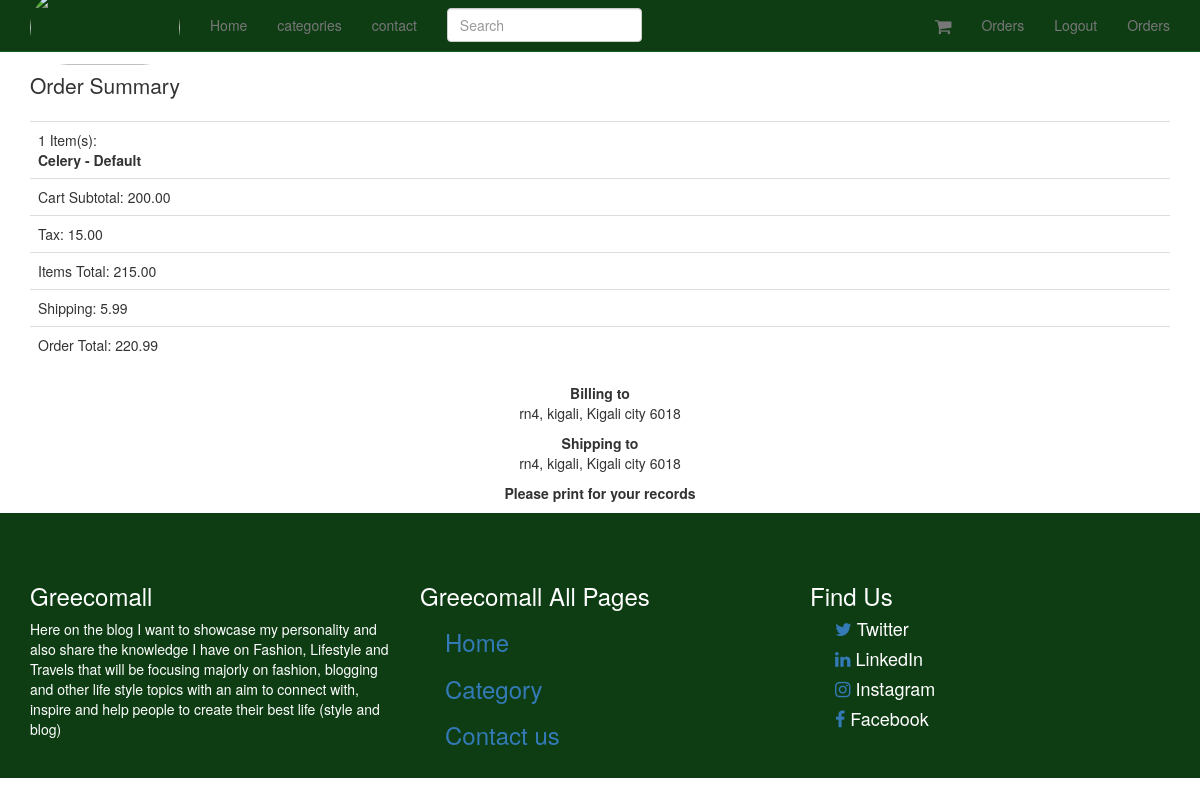
The page /orders/47/ (signed in) on the database its author committed.
### orders/models.py (models this page shows, shortened)
class Order(models.Model):
	status = models.CharField(max_length=120, choices=ORDER_STATUS_CHOICES, default='created')
	cart = models.ForeignKey(Cart)
	user = models.ForeignKey(UserCheckout, null=True)
	billing_address = models.ForeignKey(UserAddress, related_name='billing_address', null=True)
	shipping_address = models.ForeignKey(UserAddress, related_name='shipping_address', null=True)
	shipping_total_price = models.DecimalField(max_digits=50, decimal_places=2, default=5.99)
	order_total = models.DecimalField(max_digits=50, decimal_places=2, )

class UserAddress(models.Model):
	user = models.ForeignKey(UserCheckout, null=True, blank=True)
	type = models.CharField(max_length=120, choices=ADDRESS_TYPE, null=True, blank=True)
	street = models.CharField(max_length=120, null=True, blank=True)
	city = models.CharField(max_length=120, null=True, blank=True)
	state = models.CharField(max_length=120, null=True, blank=True)
	zipcode = models.CharField(max_length=120, null=True, blank=True)
	def get_address(self):
		return "%s, %s, %s %s" %(self.street, self.city, self.state, self.zipcode)

### cart/models.py (models this page shows, shortened)
class Cart(models.Model):
	user = models.ForeignKey(settings.AUTH_USER_MODEL, null=True, blank=True)
	items = models.ManyToManyField(Variation, through=CartItem)
	timestamp = models.DateTimeField(auto_now_add=True, auto_now=False)
	updated = models.DateTimeField(auto_now_add=False, auto_now=True)
	subtotal = models.DecimalField(max_digits=50, decimal_places=2, default=25.00)
	tax_percentage  = models.DecimalField(max_digits=10, decimal_places=5, default=0.085)
	tax_total = models.DecimalField(max_digits=50, decimal_places=2, default=25.00)
	total = models.DecimalField(max_digits=50, decimal_places=2, default=25.00)

class CartItem(models.Model):
	cart = models.ForeignKey("Cart")
	item = models.ForeignKey(Variation)
	quantity = models.PositiveIntegerField(default=1)
	line_item_total = models.DecimalField(max_digits=10, decimal_places=2)

### product/models.py (models this page shows, shortened)
class Variation(models.Model):
	product = models.ForeignKey(Product)
	title = models.CharField(max_length=120)
	price = models.DecimalField(decimal_places=2, max_digits=20)
	sale_price = models.DecimalField(decimal_places=2, max_digits=20, null=True, blank=True)
	active = models.BooleanField(default=True)
	inventory = models.IntegerField(null=True, blank=True) #refer none == unlimited amount
	def get_title(self):
		return "%s - %s" %(self.product.title, self.title)

class Product(models.Model):
	title = models.CharField(max_length=120)
	description = models.TextField(blank=True, null=True)
	price = models.DecimalField(decimal_places=2, max_digits=20)
	active = models.BooleanField(default=True)
	categories = models.ManyToManyField('Category', blank=True)
	default = models.ForeignKey('Category', related_name='default_category', null=True, blank=True)
	objects = ProductManager()
	class Meta:
		ordering = ["-title"]

### orders/views.py (the view)
# urls.py: url(r'^orders/(?P<pk>\d+)/$', OrderDetail.as_view(), name='order_detail'),
class OrderDetail(DetailView):
	model = Order
	def dispatch(self, request, *args, **kwargs):
		try:
			user_check_id = self.request.session.get("user_checkout_id")
			user_checkout = UserCheckout.objects.get(id=user_check_id)
		except UserCheckout.DoesNotExist:
			user_checkout = UserCheckout.objects.get(user=request.user)
		except:
			user_checkout = None
		obj = self.get_object()
		if obj.user == user_checkout and user_checkout is not None:
			return super(OrderDetail, self).dispatch(request, *args, **kwargs)
		else:
			raise Http404

### orders/templates/orders/order_detail.html
 {% extends "base.html" %} {% block content %}
  {% include "orders/order_summary_short.html" with order=order %}
<p>
    <b>Please print for your records</b>
</p>
{% endblock %}

### orders/templates/orders/order_summary_short.html
<p class='lead'>
    Order Summary</p>
<table class='table'>
    <tr>
        <td>{{ order.cart.cartitem_set.count }} Item(s):
            <br/>{% for i in order.cart.cartitem_set.all %}
            <b>{{ i.item.get_title }}</b>
            <br/> {% endfor %}</td>
    </tr>
    <tr>
        <td>Cart Subtotal: {{ order.cart.subtotal }}</td>
    </tr>
    <tr>
        <td>Tax: {{ order.cart.tax_total }}</td>
    </tr>
    <tr>
        <td>Items Total: {{ order.cart.total }}</td>
    </tr>
    <tr>
        <td>Shipping: {{ order.shipping_total_price }}</td>
    </tr>
    <tr>
        <td>Order Total: {{ order.order_total }}</td>
    </tr>
</table>
</div>
<div class='col-sm-4 col-sm-offset-4 text-center'>
    <p>
        <b>Billing to</b>
        <br/> {{ order.billing_address.get_address }}
        <p>
            <p>
                <b>Shipping to</b>
                <br/> {{ order.shipping_address.get_address }}
                <p>

### static-storage/css/navbar-static-top.css (style rules this page uses)
body { min-height: 1000px; }

### rows shown on the page
Order: cart.cartitem_set.count "1", cart.subtotal "200.00", cart.tax_total "15.00", cart.total "215.00", shipping_total_price "5.99", order_total "220.99", billing_address.get_address "rn4, kigali, Kigali city 6018", shipping_address.get_address "rn4, kigali, Kigali city 6018"
CartItem: item.get_title "Celery - Default"
